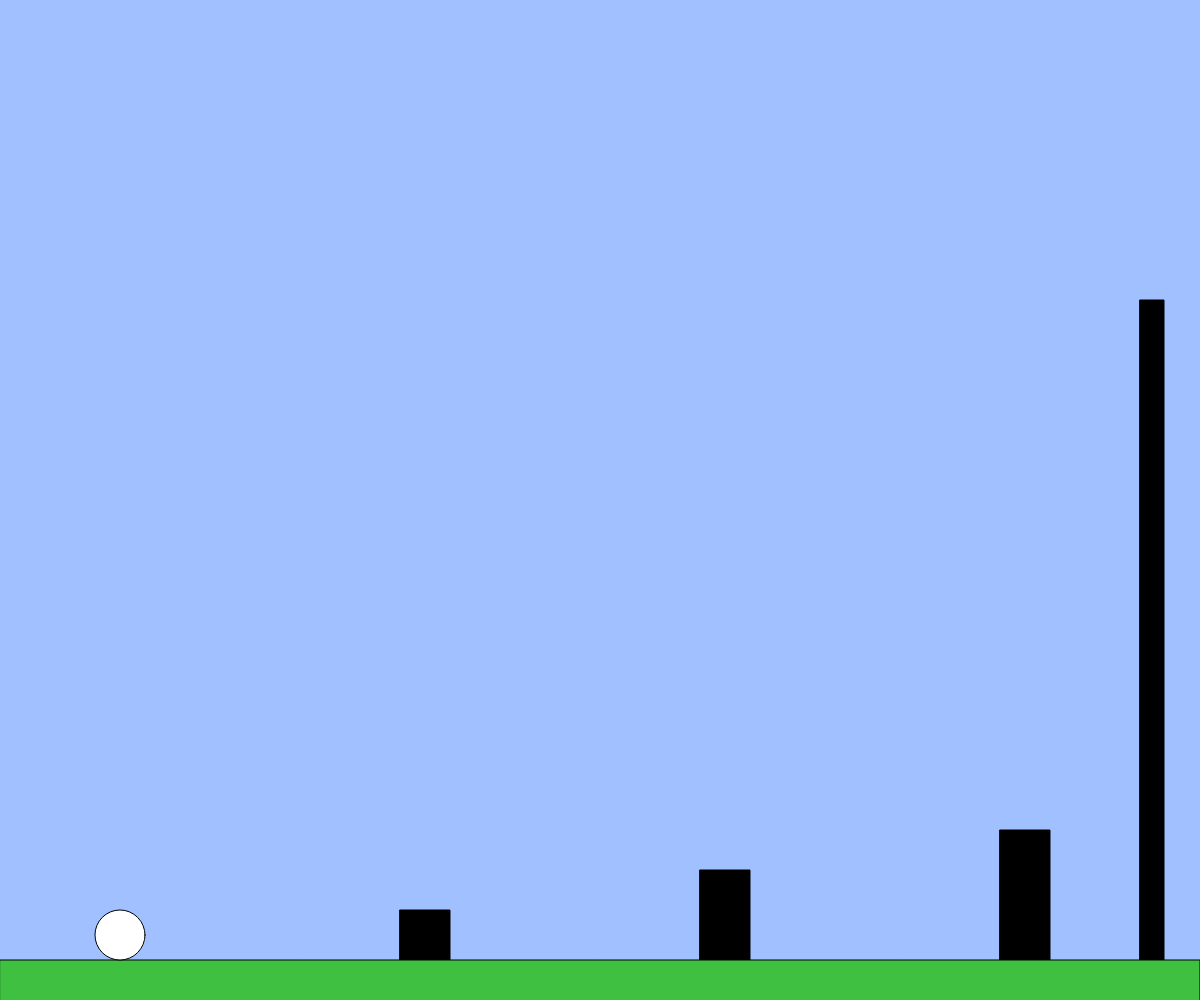
Frame 1 (no input)
Frame 60 (no input): identical to frame 1, image omitted
Frame 120 (the mouse pressed at the canvas centre since frame 60): identical to frame 1, image omitted

The p5.js sketch that drew this single still picture (run headless with seeded random() and noise() and a simulated clock; from frame 60 on, the mouse is pressed at the canvas centre):

// p5.js sketch
// ── sketch.js
// 最終課題を制作しよう

const size = 50;
const g = 1;    
const jump = 20; 
const ground =40;
let x,y,vy;

function setup(){
  createCanvas(windowWidth, windowHeight);
  x = width*0.1; 
  y = height-ground-size/2;
  vy=0;
}

function draw(){
  background(160, 192, 255);

  //ゴールライン
  fill(0);
  rect(width*0.95,height*0.3 ,width*0.02, height*0.7);

  //お邪魔ブロック
  let gy=height-ground;
  fill(0);
  for(let i = 0; i < 3; i++){
    rect(i * 300+400, gy-i*40-50, 50, i*40+50);}

  //地面
  fill(64, 192, 64);
  rect(0,gy,width,gy);
  
  //操作キャラ
  fill(255,255,255)
  ellipse(x,y,size,size);
  

  
y += vy;
  
  if(keyIsDown(LEFT_ARROW)){ x -= 5; }
  if(keyIsDown(RIGHT_ARROW)){ x += 5; }

  //ワープ判定
  for(let i = 0; i < 3; i++){
  let warpLeft = i*300+400-size/2;
  let warpRight = i*300+450+size/2;
  let warpTop = gy -i*40-50-size/2;
  let warpBottom = gy;

  if (warpLeft < x && x < warpRight &&
      warpTop < y && y < warpBottom) {
    x = width * 0.1;
    y = gy - size / 2;
  }}

  //ジャンプ判定
 if(y< height - ground - size / 2){
    vy += g;}
  else{
     vy = 0;
    y = height - ground - size / 2;
  }

  //ゴール演出
 if(x>=width*0.95){
  textSize(70); 
  textAlign(CENTER, CENTER); 
  text("GOAL!", width / 2, height / 2);
 }
}

//ジャンプ操作
function keyPressed(){
  if(key == " "){ 
  if(y >= height - ground - size / 2){
    vy = -jump;     
  }} 
}

function windowResized(){
  resizeCanvas(windowWidth, windowHeight);
}
